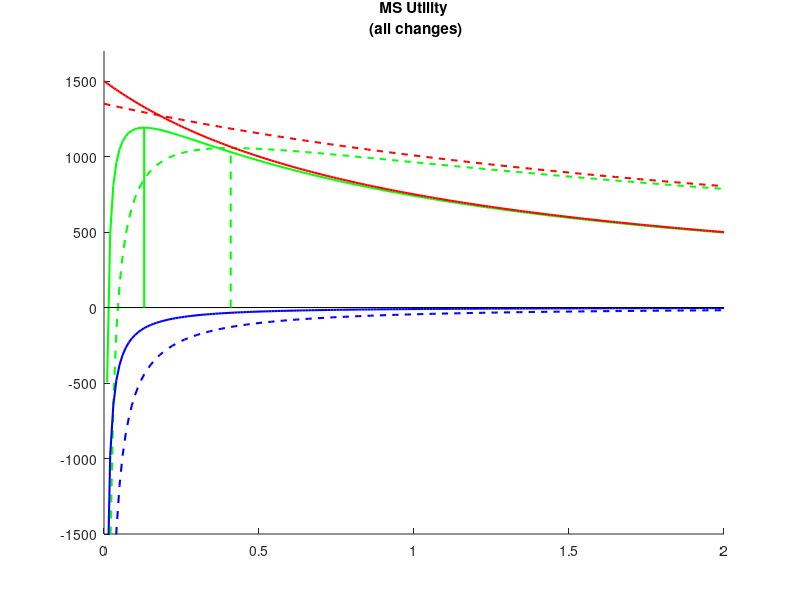

Reproduce this figure in MATLAB. (Note: this script raises an error after producing the figure.)
clear all
close all

% Utility Model Practice
% Define Functions

% utility
    J = @(myalpha,myb,myd,mym,mygamma,myT)...
        ((myalpha-(mym.*myb.*myd./myT))./(1+mygamma.*myT));

% Just effort
    eff = @(myb,myd,mym,mygamma,myT)...
        (-(mym.*myb.*myd./myT)./(1+mygamma.*myT));

% Just reward
    rwd = @(myalpha,mygamma,myT)...
        ((myalpha)./(1+mygamma.*myT));

% optimal duration
    Tstar = @(myalpha,myb,myd,mym,mygamma)...
        ((myb*myd*mygamma*mym+sqrt(myalpha*myb*myd*mygamma*mym+myb^2*myd^2*mygamma^2*mym^2))...
        /(myalpha*mygamma));

%% Computations
% initial parameters healthy
    myalpha = 1500;
    myb = 10;
    mygamma = 1;
    myd = 1;
    mym = 2;

% initial parameters MS
    msalpha = 0.9*myalpha;
    msb = myb;
    msgamma = 0.34*mygamma;
    msd = myd;
    msm = 3*mym;
    
    % scaling factors, for use in plotting
    alphascale = msalpha/myalpha;
    mscale = msm/mym;
    gamscale = msgamma/mygamma;

% Time
    T = 0:0.01:2; 

% Calculate J
    myJ = J(myalpha,myb,myd,mym,mygamma,T);
    myJ1 = J(myalpha,myb,myd,msm,mygamma,T); % double m (effort)
    myJ2 = J(myalpha,myb,myd,mym,msgamma,T); % halve gamma (impulsivity)
    myJMS = J(msalpha,msb,msd,msm,msgamma,T);% MS - effort (m) and gamma
    % myJMS = J(0.5*myalpha,myb,myd,2*mym,mygamma,myT);% MS - effort (m) and gamma

% Calculate T* 
    myTstar = Tstar(myalpha,myb,myd,mym,mygamma);
    myTstar1 = Tstar(myalpha,myb,myd,msm,mygamma); % double m (effort)
    myTstar2 = Tstar(myalpha,myb,myd,mym,msgamma); % halve gamma (impulsivity)
    myTstarMS = Tstar(msalpha,msb,msd,msm,msgamma); % MS - effort (m) and gamma
    % myTstarMS = Tstar(0.5*myalpha,myb,myd,2*mym,mygamma); % MS - effort (m) and gamma

% Find maximal utility, J*, at optimal duration, T*
    Jstar = J(myalpha,myb,myd,mym,mygamma,myTstar);
    Jstar1 = J(myalpha,myb,myd,msm,mygamma,myTstar1); % double m (effort)
    Jstar2 = J(myalpha,myb,myd,mym,msgamma,myTstar2); % halve gamma (impulsivity)
    JstarMS = J(msalpha,msb,msd,msm,msgamma,myTstarMS); % MS - effort (m) and gamma
    % JstarMS = J(0.5*myalpha,myb,myd,mym,mygamma,myTstarMS); % MS - effort (m) and gamma

figure
    hold on
        plot(T,myJ, 'g', 'LineWidth', 1.5) % utility
        plot(T, myJMS, 'g--', 'LineWidth', 1.5) % ms utility
        plot(T, eff(myb,myd,mym,mygamma,T), 'b', 'LineWidth', 1.5)  % effort
        plot(T, eff(msb,msd,msm,msgamma,T), 'b--', 'LineWidth', 1.5)  % ms effort
        plot(T, rwd(myalpha, mygamma, T), 'r', 'LineWidth', 1.5) % reward
        plot(T, rwd(msalpha, msgamma, T), 'r--', 'LineWidth', 1.5) % ms reward
        line([0 max(T)],[0 0],'color', 'k')
        line([myTstar myTstar],[0 Jstar],'color','g', 'LineWidth', 1.5)
        line([myTstarMS myTstarMS],[0 JstarMS],'color','g', 'LineStyle', '--', 'LineWidth', 1.5)
        ylim([-1500 1700]);
        title(sprintf('MS Utility\n (all changes)'))
    hold off
beautifyfig;

%% 
figure
subplot(1,3,1)
    hold on
        plot(T,myJ, 'g', 'LineWidth', 1.5) % utility
        plot(T, myJ1, 'g--', 'LineWidth', 1.5) % ms utility
        plot(T, eff(myb,myd,mym,mygamma,T), 'b', 'LineWidth', 1.5) % effort
        plot(T, eff(msb,msd,msm,mygamma,T), 'b--', 'LineWidth', 1.5) % ms effort
%         plot(T, rwd(myalpha, mygamma, T), 'r', 'LineWidth', 1.5) % reward
        line([0 max(T)],[0 0],'color', 'k')
        line([myTstar myTstar],[0 Jstar],'color','g', 'LineWidth', 1.5)
        line([myTstar1 myTstar1],[0 Jstar1],'color','g', 'LineStyle', '--','LineWidth', 1.5)
        ylim([-1500 1200]);
        ylabel("Utility (J/s)")
        title(sprintf('MS Effort\n b = %.2f', mscale))
    hold off
    
    subplot(1,3,2)
    hold on
        plot(T,myJ, 'g', 'LineWidth', 1.5) % utility
        plot(T, myJ2, 'g--', 'LineWidth', 1.5) % ms utility
%         plot(T, eff(myb,myd,mym,mygamma,T), 'b', 'LineWidth', 1.5) % effort
        plot(T, rwd(myalpha, mygamma, T), 'r', 'LineWidth', 1.5) % reward
        plot(T, rwd(msalpha, msgamma, T), 'r--', 'LineWidth', 1.5) % ms reward
        line([0 max(T)],[0 0],'color', 'k')
        line([myTstar myTstar],[0 Jstar],'color','g', 'LineWidth', 1.5)
        line([myTstar2 myTstar2],[0 Jstar2],'color','g', 'LineStyle', '--', 'LineWidth', 1.5)
        ylim([-1500 1200]);
        xlabel("Time (s)");
        title(sprintf('MS Reward\n alpha = %.2f, gamma = %.2f', alphascale, gamscale))
    hold off
    
    subplot(1,3,3)
    hold on
        plot(T,myJ, 'g', 'LineWidth', 1.5) % utility
        plot(T, myJMS, 'g--', 'LineWidth', 1.5) % ms utility
        plot(T, eff(myb,myd,mym,mygamma,T), 'b', 'LineWidth', 1.5)  % effort
        plot(T, eff(msb,msd,msm,msgamma,T), 'b--', 'LineWidth', 1.5)  % ms effort
        plot(T, rwd(myalpha, mygamma, T), 'r', 'LineWidth', 1.5) % reward
        plot(T, rwd(msalpha, msgamma, T), 'r--', 'LineWidth', 1.5) % ms reward
        line([0 max(T)],[0 0],'color', 'k')
        line([myTstar myTstar],[0 Jstar],'color','g', 'LineWidth', 1.5)
        line([myTstarMS myTstarMS],[0 JstarMS],'color','g', 'LineStyle', '--', 'LineWidth', 1.5)
        ylim([-1500 1200]);
        title(sprintf('MS Utility\n (all changes)'))
    hold off
    
    beautifyfig;
